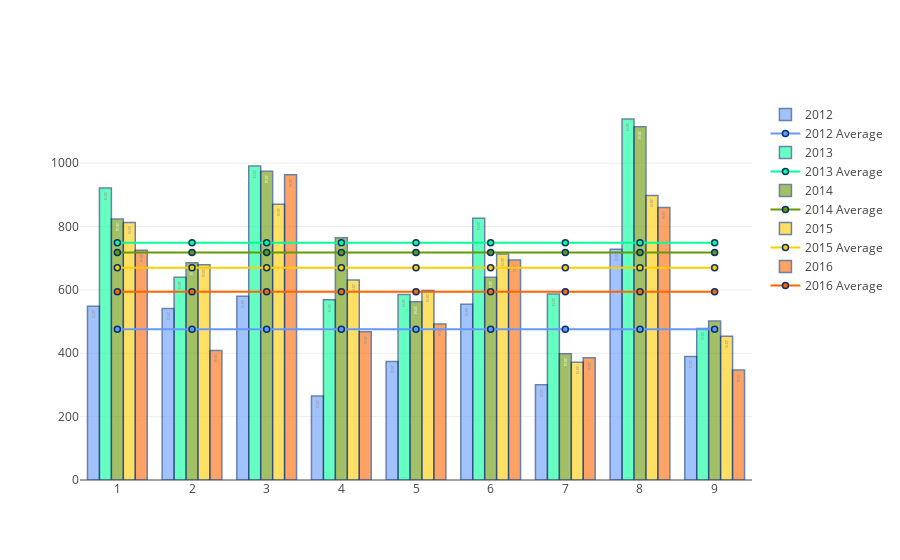

The code cell stored with this chart in its notebook:
### Code cell
display(HTML('<h2>DFS Placement Rates Across All Counties {}-{}</h2>'.format(BEGIN_YEAR,END_YEAR)))

print(placement_rates_data.head(3))
#print(state_placement_rates_data[['Rate']].loc[idx[:,year:year], :].values.flatten())
#print(state_placement_rates_data[['Rate']].loc[idx[:,year:year], :].values.flatten())

data = generate_rate_data_obj(placement_rates_data,BEGIN_YEAR,END_YEAR)
pl.offline.iplot(data, filename='county arrests rates over 5 years')

### Figure 1 — Plotly figure (JSON) as saved in the notebook; plotly's stock layout.template omitted (floating-point values rounded to 4 significant figures)
{"data": [{"marker": {"color": "#6699ff", "line": {"color": "rgb(8,48,107)", "width": 1.5}}, "name": "2012", "opacity": 0.6, "text": "2012", "textposition": "auto", "type": "bar", "uid": "6ee7fcc8-b57b-11e8-a0aa-18d6c706c04c", "x": [1, 2, 3, 4, 5, 6, 7, 8, 9], "y": [548.0, 541.3, 580.1, 265.4, 374.3, 555.1, 300.3, 728.0, 390.0]}, {"marker": {"color": "#6699ff", "line": {"color": "rgb(8,48,107)", "width": 1.5}}, "name": "2012 Average", "type": "scatter", "uid": "6ee7fcc9-b57b-11e8-a0aa-18d6c706c04c", "x": [1, 2, 3, 4, 5, 6, 7, 8, 9], "y": [475.8, 475.8, 475.8, 475.8, 475.8, 475.8, 475.8, 475.8, 475.8]}, {"marker": {"color": "#00ff99", "line": {"color": "rgb(8,48,107)", "width": 1.5}}, "name": "2013", "opacity": 0.6, "text": "2013", "textposition": "auto", "type": "bar", "uid": "6ee7fcca-b57b-11e8-a0aa-18d6c706c04c", "x": [1, 2, 3, 4, 5, 6, 7, 8, 9], "y": [921.5, 640.2, 991.2, 569.3, 585.2, 826.3, 587.0, 1139.0, 478.5]}, {"marker": {"color": "#00ff99", "line": {"color": "rgb(8,48,107)", "width": 1.5}}, "name": "2013 Average", "type": "scatter", "uid": "6ee7fccb-b57b-11e8-a0aa-18d6c706c04c", "x": [1, 2, 3, 4, 5, 6, 7, 8, 9], "y": [748.7, 748.7, 748.7, 748.7, 748.7, 748.7, 748.7, 748.7, 748.7]}, {"marker": {"color": "#669900", "line": {"color": "rgb(8,48,107)", "width": 1.5}}, "name": "2014", "opacity": 0.6, "text": "2014", "textposition": "auto", "type": "bar", "uid": "6ee7fccc-b57b-11e8-a0aa-18d6c706c04c", "x": [1, 2, 3, 4, 5, 6, 7, 8, 9], "y": [824.0, 685.5, 974.4, 764.3, 562.7, 639.8, 398.3, 1115.0, 502.0]}, {"marker": {"color": "#669900", "line": {"color": "rgb(8,48,107)", "width": 1.5}}, "name": "2014 Average", "type": "scatter", "uid": "6ee7fccd-b57b-11e8-a0aa-18d6c706c04c", "x": [1, 2, 3, 4, 5, 6, 7, 8, 9], "y": [718.4, 718.4, 718.4, 718.4, 718.4, 718.4, 718.4, 718.4, 718.4]}, {"marker": {"color": "#ffcc00", "line": {"color": "rgb(8,48,107)", "width": 1.5}}, "name": "2015", "opacity": 0.6, "text": "2015", "textposition": "auto", "type": "bar", "uid": "6ee7fcce-b57b-11e8-a0aa-18d6c706c04c", "x": [1, 2, 3, 4, 5, 6, 7, 8, 9], "y": [813.0, 679.5, 870.7, 631.5, 598.0, 713.1, 371.6, 898.2, 453.6]}, {"marker": {"color": "#ffcc00", "line": {"color": "rgb(8,48,107)", "width": 1.5}}, "name": "2015 Average", "type": "scatter", "uid": "6ee7fccf-b57b-11e8-a0aa-18d6c706c04c", "x": [1, 2, 3, 4, 5, 6, 7, 8, 9], "y": [669.9, 669.9, 669.9, 669.9, 669.9, 669.9, 669.9, 669.9, 669.9]}, {"marker": {"color": "#ff6600", "line": {"color": "rgb(8,48,107)", "width": 1.5}}, "name": "2016", "opacity": 0.6, "text": "2016", "textposition": "auto", "type": "bar", "uid": "6ee7fcd0-b57b-11e8-a0aa-18d6c706c04c", "x": [1, 2, 3, 4, 5, 6, 7, 8, 9], "y": [725.2, 408.5, 963.1, 468.0, 492.2, 694.6, 385.5, 860.0, 347.5]}, {"marker": {"color": "#ff6600", "line": {"color": "rgb(8,48,107)", "width": 1.5}}, "name": "2016 Average", "type": "scatter", "uid": "6ee7fcd1-b57b-11e8-a0aa-18d6c706c04c", "x": [1, 2, 3, 4, 5, 6, 7, 8, 9], "y": [593.9, 593.9, 593.9, 593.9, 593.9, 593.9, 593.9, 593.9, 593.9]}], "layout": {}}
